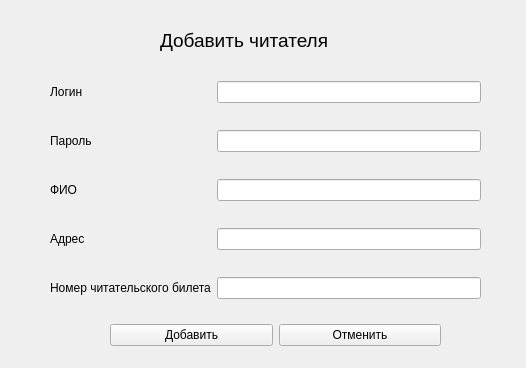
<?xml version="1.0" encoding="UTF-8"?>
<ui version="4.0">
 <class>add_reader</class>
 <widget class="QWidget" name="add_reader">
  <property name="geometry">
   <rect>
    <x>0</x>
    <y>0</y>
    <width>526</width>
    <height>368</height>
   </rect>
  </property>
  <property name="windowTitle">
   <string>Form</string>
  </property>
  <widget class="QWidget" name="gridLayoutWidget">
   <property name="geometry">
    <rect>
     <x>50</x>
     <y>60</y>
     <width>431</width>
     <height>261</height>
    </rect>
   </property>
   <layout class="QGridLayout" name="gridLayout">
    <item row="1" column="1">
     <widget class="QLineEdit" name="lineEdit_2"/>
    </item>
    <item row="2" column="1">
     <widget class="QLineEdit" name="lineEdit_3"/>
    </item>
    <item row="0" column="1">
     <widget class="QLineEdit" name="lineEdit"/>
    </item>
    <item row="0" column="0">
     <widget class="QLabel" name="label">
      <property name="text">
       <string>Логин</string>
      </property>
     </widget>
    </item>
    <item row="3" column="1">
     <widget class="QLineEdit" name="lineEdit_4"/>
    </item>
    <item row="4" column="1">
     <widget class="QLineEdit" name="lineEdit_5"/>
    </item>
    <item row="1" column="0">
     <widget class="QLabel" name="label_2">
      <property name="text">
       <string>Пароль</string>
      </property>
     </widget>
    </item>
    <item row="2" column="0">
     <widget class="QLabel" name="label_3">
      <property name="text">
       <string>ФИО</string>
      </property>
     </widget>
    </item>
    <item row="3" column="0">
     <widget class="QLabel" name="label_4">
      <property name="text">
       <string>Адрес</string>
      </property>
     </widget>
    </item>
    <item row="4" column="0">
     <widget class="QLabel" name="label_5">
      <property name="text">
       <string>Номер читательского билета</string>
      </property>
     </widget>
    </item>
   </layout>
  </widget>
  <widget class="QWidget" name="gridLayoutWidget_2">
   <property name="geometry">
    <rect>
     <x>110</x>
     <y>320</y>
     <width>331</width>
     <height>31</height>
    </rect>
   </property>
   <layout class="QGridLayout" name="gridLayout_2">
    <item row="0" column="0">
     <widget class="QPushButton" name="pushButton">
      <property name="text">
       <string>Добавить</string>
      </property>
     </widget>
    </item>
    <item row="0" column="1">
     <widget class="QPushButton" name="pushButton_2">
      <property name="text">
       <string>Отменить</string>
      </property>
     </widget>
    </item>
   </layout>
  </widget>
  <widget class="QLabel" name="label_6">
   <property name="geometry">
    <rect>
     <x>160</x>
     <y>20</y>
     <width>301</width>
     <height>41</height>
    </rect>
   </property>
   <property name="font">
    <font>
     <pointsize>14</pointsize>
    </font>
   </property>
   <property name="text">
    <string>Добавить читателя</string>
   </property>
  </widget>
 </widget>
 <resources/>
 <connections/>
</ui>
